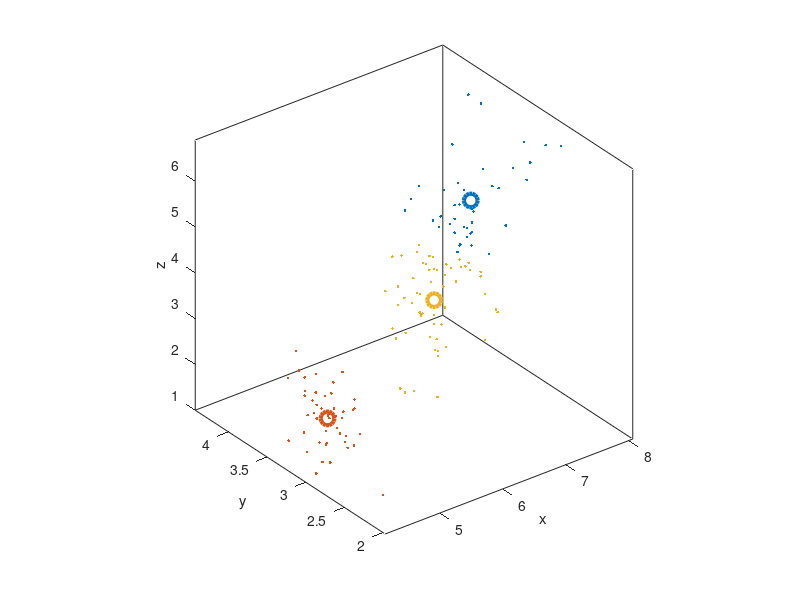

MATLAB code for this plot:
load fisheriris
X = meas(:,1:3);
[numInst,numDims] = size(X);

%# K-means clustering
%# (K: number of clusters, G: assigned groups, C: cluster centers)
K = 3;
[G,C] = kmeans(X, K, 'distance','sqEuclidean', 'start','sample');

%# show points and clusters (color-coded)
clr = lines(K);
figure, hold on
scatter3(X(:,1), X(:,2), X(:,3), 36, clr(G,:), 'Marker','.')
scatter3(C(:,1), C(:,2), C(:,3), 100, clr, 'Marker','o', 'LineWidth',3)
hold off
view(3), axis vis3d, box on, rotate3d on
xlabel('x'), ylabel('y'), zlabel('z')